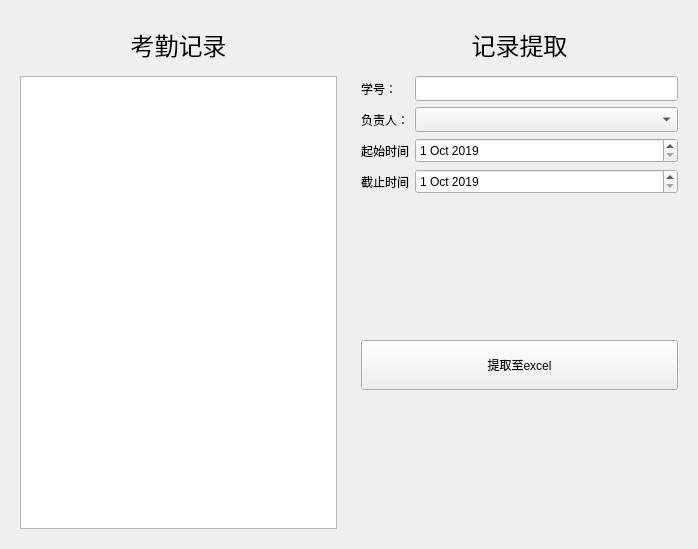
<?xml version="1.0" encoding="UTF-8"?>
<ui version="4.0">
 <class>Stu_Swipe</class>
 <widget class="QWidget" name="Stu_Swipe">
  <property name="geometry">
   <rect>
    <x>0</x>
    <y>0</y>
    <width>698</width>
    <height>549</height>
   </rect>
  </property>
  <property name="windowTitle">
   <string>Form</string>
  </property>
  <layout class="QHBoxLayout" name="horizontalLayout_2" stretch="1,1">
   <item>
    <widget class="QWidget" name="widget" native="true">
     <layout class="QVBoxLayout" name="verticalLayout_6">
      <item>
       <layout class="QVBoxLayout" name="verticalLayout_3" stretch="1,9">
        <item>
         <widget class="QLabel" name="label">
          <property name="minimumSize">
           <size>
            <width>0</width>
            <height>0</height>
           </size>
          </property>
          <property name="font">
           <font>
            <family>Algerian</family>
            <pointsize>18</pointsize>
           </font>
          </property>
          <property name="text">
           <string>考勤记录</string>
          </property>
          <property name="alignment">
           <set>Qt::AlignCenter</set>
          </property>
         </widget>
        </item>
        <item>
         <widget class="QTextBrowser" name="textBrowser">
          <property name="enabled">
           <bool>true</bool>
          </property>
         </widget>
        </item>
       </layout>
      </item>
     </layout>
    </widget>
   </item>
   <item>
    <widget class="QWidget" name="widget_2" native="true">
     <layout class="QHBoxLayout" name="horizontalLayout_3">
      <item>
       <layout class="QVBoxLayout" name="verticalLayout_4" stretch="1,9">
        <item>
         <widget class="QLabel" name="label_6">
          <property name="minimumSize">
           <size>
            <width>0</width>
            <height>30</height>
           </size>
          </property>
          <property name="font">
           <font>
            <family>Algerian</family>
            <pointsize>18</pointsize>
           </font>
          </property>
          <property name="text">
           <string>记录提取</string>
          </property>
          <property name="alignment">
           <set>Qt::AlignCenter</set>
          </property>
         </widget>
        </item>
        <item>
         <layout class="QVBoxLayout" name="verticalLayout_5" stretch="5,2,1,2">
          <item>
           <layout class="QHBoxLayout" name="horizontalLayout">
            <item>
             <layout class="QVBoxLayout" name="verticalLayout">
              <item>
               <widget class="QLabel" name="label_4">
                <property name="maximumSize">
                 <size>
                  <width>16777215</width>
                  <height>30</height>
                 </size>
                </property>
                <property name="text">
                 <string>学号：</string>
                </property>
               </widget>
              </item>
              <item>
               <widget class="QLabel" name="label_5">
                <property name="maximumSize">
                 <size>
                  <width>16777215</width>
                  <height>30</height>
                 </size>
                </property>
                <property name="text">
                 <string>负责人：</string>
                </property>
               </widget>
              </item>
              <item>
               <widget class="QLabel" name="label_2">
                <property name="minimumSize">
                 <size>
                  <width>0</width>
                  <height>20</height>
                 </size>
                </property>
                <property name="maximumSize">
                 <size>
                  <width>16777215</width>
                  <height>30</height>
                 </size>
                </property>
                <property name="text">
                 <string>起始时间</string>
                </property>
               </widget>
              </item>
              <item>
               <widget class="QLabel" name="label_3">
                <property name="minimumSize">
                 <size>
                  <width>0</width>
                  <height>20</height>
                 </size>
                </property>
                <property name="maximumSize">
                 <size>
                  <width>16777215</width>
                  <height>30</height>
                 </size>
                </property>
                <property name="text">
                 <string>截止时间</string>
                </property>
               </widget>
              </item>
             </layout>
            </item>
            <item>
             <layout class="QVBoxLayout" name="verticalLayout_2">
              <item>
               <widget class="QLineEdit" name="lineEd_stuID">
                <property name="enabled">
                 <bool>true</bool>
                </property>
                <property name="minimumSize">
                 <size>
                  <width>0</width>
                  <height>25</height>
                 </size>
                </property>
               </widget>
              </item>
              <item>
               <widget class="QComboBox" name="comboBox_team">
                <property name="minimumSize">
                 <size>
                  <width>0</width>
                  <height>25</height>
                 </size>
                </property>
                <property name="maximumSize">
                 <size>
                  <width>16777215</width>
                  <height>25</height>
                 </size>
                </property>
               </widget>
              </item>
              <item>
               <widget class="QDateEdit" name="dateEdit_starttime">
                <property name="minimumSize">
                 <size>
                  <width>0</width>
                  <height>25</height>
                 </size>
                </property>
                <property name="dateTime">
                 <datetime>
                  <hour>0</hour>
                  <minute>0</minute>
                  <second>0</second>
                  <year>2019</year>
                  <month>10</month>
                  <day>1</day>
                 </datetime>
                </property>
               </widget>
              </item>
              <item>
               <widget class="QDateEdit" name="dateEdit_endtime">
                <property name="minimumSize">
                 <size>
                  <width>0</width>
                  <height>25</height>
                 </size>
                </property>
                <property name="dateTime">
                 <datetime>
                  <hour>0</hour>
                  <minute>0</minute>
                  <second>0</second>
                  <year>2019</year>
                  <month>10</month>
                  <day>1</day>
                 </datetime>
                </property>
               </widget>
              </item>
             </layout>
            </item>
           </layout>
          </item>
          <item>
           <spacer name="verticalSpacer_2">
            <property name="orientation">
             <enum>Qt::Vertical</enum>
            </property>
            <property name="sizeHint" stdset="0">
             <size>
              <width>20</width>
              <height>40</height>
             </size>
            </property>
           </spacer>
          </item>
          <item>
           <widget class="QPushButton" name="pushButton_extract">
            <property name="minimumSize">
             <size>
              <width>0</width>
              <height>50</height>
             </size>
            </property>
            <property name="text">
             <string>提取至excel</string>
            </property>
           </widget>
          </item>
          <item>
           <spacer name="verticalSpacer">
            <property name="orientation">
             <enum>Qt::Vertical</enum>
            </property>
            <property name="sizeHint" stdset="0">
             <size>
              <width>20</width>
              <height>40</height>
             </size>
            </property>
           </spacer>
          </item>
         </layout>
        </item>
       </layout>
      </item>
     </layout>
    </widget>
   </item>
  </layout>
 </widget>
 <resources/>
 <connections/>
</ui>
